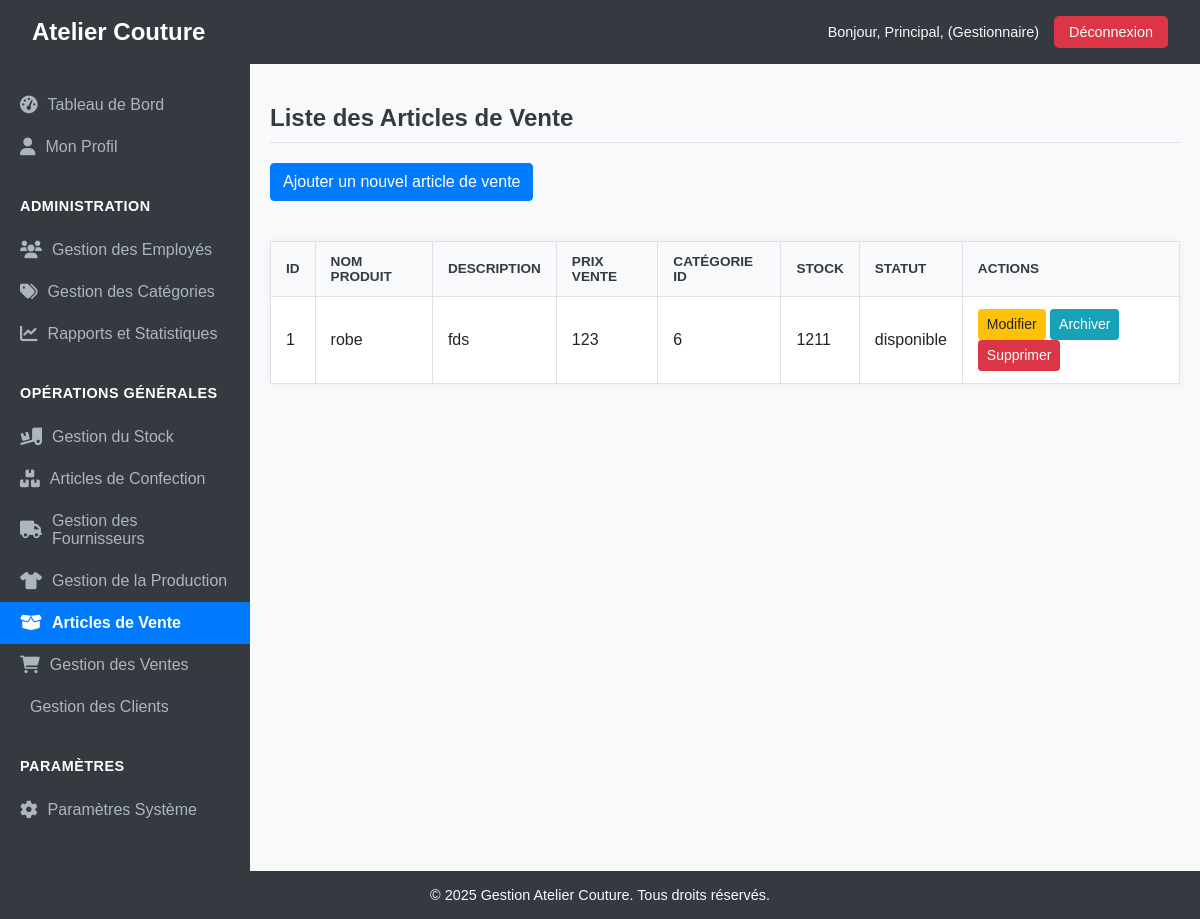
The app's page /index.php?action=articlesVente (signed in) with its own data.
### tables this page shows
CREATE TABLE IF NOT EXISTS `articles_vente` (
  `article_vente_id` int NOT NULL AUTO_INCREMENT,
  `categorie_id` int NOT NULL,
  `nom_produit` varchar(255) NOT NULL,
  `prix_vente` decimal(10,2) NOT NULL,
  `quantite_stock` int NOT NULL DEFAULT '0',
  `description` varchar(255) DEFAULT NULL,
  `date_creation` datetime DEFAULT CURRENT_TIMESTAMP,
  `archive` tinyint(1) DEFAULT '0',
  `statut` varchar(50) NOT NULL DEFAULT 'disponible',
  PRIMARY KEY (`article_vente_id`),
  KEY `categorie_id` (`categorie_id`)
);

### src/Controllers/Controller.php (called while the page is built, shortened)
<?php
abstract class Controller {
    protected function render(string $path, array $data = []): void {
        extract($data);
        require_once ROOT_PATH . '/vues/' . $path . '.php';
    }
}

### src/Controllers/ArticleVenteController.php (called while the page is built, shortened)
<?php
class ArticleVenteController extends Controller {
    private $articleVenteService;
    public function __construct() {
        $this->articleVenteService = new ArticleVenteService();
    }
    public function list(): void {
        $articles = $this->articleVenteService->getAllArticlesVente();
        $this->render('articles_vente/liste', [
            'articles' => $articles,
            'title' => 'Liste des Articles de Vente'
        ]);
    }
}

### config/config.php (called while the page is built, shortened)
<?php
spl_autoload_register(function ($class) {
    $prefix = 'App\\';
    $base_dir = ROOT_PATH . '/src/';
    $len = strlen($prefix);
    $relative_class = substr($class, $len);
    $file = $base_dir . str_replace('\\', '/', $relative_class) . '.php';
});
?>

### src/Repositories/ConnexionBD.php (called while the page is built, shortened)
<?php
class ConnexionBD {
    private static $instance = null;
    private $conn;
    private function __construct() {
        $this->host = DB_HOST;
        $this->db_name = DB_NAME;
        $this->username = DB_USER;
        $this->password = DB_PASSWORD;
        try {
            $dsn = "mysql:host={$this->host};dbname={$this->db_name};charset=utf8mb4";
            $options = [
                PDO::ATTR_ERRMODE            => PDO::ERRMODE_EXCEPTION,
                PDO::ATTR_DEFAULT_FETCH_MODE => PDO::FETCH_ASSOC,
                PDO::ATTR_EMULATE_PREPARES   => false,
            ];
            $this->conn = new PDO($dsn, $this->username, $this->password, $options);
        } catch (PDOException $e) {
            die("Erreur de connexion à la base de données : " . $e->getMessage());
        }
    }
    public static function getInstance() {
        if (self::$instance === null) {
            self::$instance = new ConnexionBD();
        }
        return self::$instance;
    }
    public function getConnexion() {
        return $this->conn;
    }
}

### src/Services/ArticleVenteService.php (called while the page is built, shortened)
<?php
class ArticleVenteService extends BaseService {
    private $articleVenteRepository;
    public function __construct() {
        $this->articleVenteRepository = new ArticleVenteRepository();
    }
    public function getAllArticlesVente(): array {
        $articlesData = $this->articleVenteRepository->findAll();
        $articles = [];
        foreach ($articlesData as $data) {
            $articles[] = (new ArticleVente())->fromArray($data);
        }
        return $articles;
    }
}

### src/Repositories/BaseRepository.php (called while the page is built, shortened)
<?php
abstract class BaseRepository {
    public function __construct(string $table, string $idColumn = 'id') {
        $this->db = ConnexionBD::getInstance()->getConnexion();
        $this->table = $table;
    }
}

### src/Repositories/ArticleVenteRepository.php (called while the page is built, shortened)
<?php
class ArticleVenteRepository extends BaseRepository {
    public function findAll(): array {
        $stmt = $this->db->query("SELECT * FROM {$this->table} WHERE statut = 'disponible'");
        return $stmt->fetchAll(PDO::FETCH_ASSOC);
    }
}

### src/Models/ArticleVente.php (called while the page is built, shortened)
<?php
class ArticleVente {
    private $article_vente_id;
    private $nom_produit;
    private $description;
    private $prix_vente;
    private $categorie_id;
    private $quantite_stock;
    private $statut;
    public function __construct(
        $article_vente_id = null, $nom_produit = null, $description = null, $prix_vente = null, $categorie_id = null,
        $quantite_stock = null, $date_creation = null, $statut = 'actif'
    ) {
        $this->article_vente_id = $article_vente_id;
        $this->nom_produit = $nom_produit;
        $this->description = $description;
        $this->prix_vente = $prix_vente;
        $this->categorie_id = $categorie_id;
        $this->quantite_stock = $quantite_stock;
        $this->statut = $statut;
    }
    public function getArticleVenteId(): ?int { return $this->article_vente_id; }
    public function getNomProduit(): ?string { return $this->nom_produit; }
    public function getDescription(): ?string { return $this->description; }
    public function getPrixVente(): ?float { return $this->prix_vente; }
    public function getCategorieId(): ?int { return $this->categorie_id; }
    public function getQuantiteStock(): ?int { return $this->quantite_stock; }
    public function getStatut(): ?string { return $this->statut; }
    public function fromArray(array $data): self {
        return new self(
            $data['article_vente_id'] ?? null,
            $data['nom_produit'] ?? null,
            $data['description'] ?? null,
            $data['prix_vente'] ?? null,
            $data['categorie_id'] ?? null,
            $data['quantite_stock'] ?? null,
            $data['date_creation'] ?? date('Y-m-d H:i:s'),
            $data['statut'] ?? 'actif'
        );
    }
}

### vues/articles_vente/liste.php (the view, shortened to what this page needs)
<?php require_once ROOT_PATH . '/vues/includes/header.php'; ?>
<main class="content">
    <h2><?= htmlspecialchars($title) ?></h2>
    <a href="<?= BASE_URL ?>index.php?action=ajouterArticleVente" class="btn btn-primary" style="margin-bottom: 20px;">Ajouter un nouvel article de vente</a>
    <?php if (!empty($articles)): ?>
        <table>
            <thead>
                <tr>
                    <th>ID</th>
                    <th>Nom Produit</th>
                    <th>Description</th>
                    <th>Prix Vente</th>
                    <th>Catégorie ID</th>
                    <th>Stock</th>
                    <th>Statut</th>
                    <th>Actions</th>
                </tr>
            </thead>
            <tbody>
                <?php foreach ($articles as $article): ?>
                    <tr>
                        <td><?= htmlspecialchars($article->getArticleVenteId() ?? '') ?></td>
                        <td><?= htmlspecialchars($article->getNomProduit() ?? '') ?></td>
                        <td><?= htmlspecialchars($article->getDescription() ?? '') ?></td>
                        <td><?= htmlspecialchars($article->getPrixVente() ?? '') ?></td>
                        <td><?= htmlspecialchars($article->getCategorieId() ?? '') ?></td>
                        <td><?= htmlspecialchars($article->getQuantiteStock() ?? '') ?></td>
                        <td><?= htmlspecialchars($article->getStatut() ?? '') ?></td>
                        <td>
                            <a href="<?= BASE_URL ?>index.php?action=modifierArticleVente&id=<?= $article->getArticleVenteId() ?>" class="btn btn-sm btn-warning">Modifier</a>
                            <a href="<?= BASE_URL ?>index.php?action=archiveArticleVente&id=<?= $article->getArticleVenteId() ?>" class="btn btn-sm btn-info" onclick="return confirm('Êtes-vous sûr de vouloir archiver cet article ?');">Archiver</a>
                            <a href="<?= BASE_URL ?>index.php?action=supprimerArticleVente&id=<?= $article->getArticleVenteId() ?>" class="btn btn-sm btn-danger" onclick="return confirm('Êtes-vous sûr de vouloir SUPPRIMER DÉFINITIVEMENT cet article ? Cette action est irréversible.');">Supprimer</a>
                        </td>
                    </tr>
                <?php endforeach; ?>
            </tbody>
        </table>
    <?php else: ?>
        <p>Aucun article de vente trouvé.</p>
    <?php endif; ?>
</main>
<?php require_once ROOT_PATH . '/vues/includes/footer.php'; ?>

### public/assets/css/style.css (style rules this page uses)
:root { --primary-color: #007bff; --secondary-color: #6c757d; --success-color: #28a745; --warning-color: #ffc107; --danger-color: #dc3545; --info-color: #17a2b8; --light-color: #f8f9fa; --dark-color: #343a40; --header-bg: #343a40; --sidebar-bg: #343a40; --sidebar-link-color: #adb5bd; --sidebar-link-hover-bg: #495057; --sidebar-active-link-bg: #007bff; --content-bg: #f8f9fa; --border-color: #dee2e6; --text-color: #212529; }
body { font-family: Arial, sans-serif; margin: 0; padding: 0; display: flex; flex-direction: column; min-height: 100vh; background-color: var(--content-bg); color: var(--text-color); }
.content { flex: 1; padding: 20px; background-color: var(--content-bg); overflow-y: auto; }
.content h2 { color: var(--dark-color); margin-bottom: 20px; border-bottom: 1px solid var(--border-color); padding-bottom: 10px; }
table { width: 100%; border-collapse: collapse; margin-top: 20px; background-color: white; box-shadow: 0 0 10px rgba(0, 0, 0, 0.05); }
table th, table td { border: 1px solid var(--border-color); padding: 12px 15px; text-align: left; }
table th { background-color: var(--light-color); color: var(--dark-color); font-weight: bold; text-transform: uppercase; font-size: 0.85rem; }
.btn { display: inline-block; font-weight: 400; color: white; text-align: center; vertical-align: middle; -webkit-user-select: none; -moz-user-select: none; -ms-user-select: none; user-select: none; background-color: transparent; border: 1px solid transparent; padding: 0.375rem 0.75rem; font-size: 1rem; line-height: 1.5; border-radius: 0.25rem; transition: color 0.15s ease-in-out, background-color 0.15s ease-in-out, border-color 0.15s ease-in-out, box-shadow 0.15s ease-in-out; text-decoration: none; }
.btn-primary { color: white; background-color: var(--primary-color); border-color: var(--primary-color); }
.btn-warning { color: #212529; background-color: var(--warning-color); border-color: var(--warning-color); }
.btn-info { color: white; background-color: var(--info-color); border-color: var(--info-color); }
.btn-danger { color: white; background-color: var(--danger-color); border-color: var(--danger-color); }
.btn-sm { padding: 0.25rem 0.5rem; font-size: 0.875rem; border-radius: 0.2rem; }

### records on screen
articles_vente: article_vente_id "1", nom_produit "robe", description "fds", prix_vente "123", categorie "6", quantite_stock "1211", statut "disponible"

### other values on screen
$_SESSION['user_prenom'] "Principal"
$_SESSION['user_role'] "Gestionnaire"
$title "Liste des Articles de Vente"
